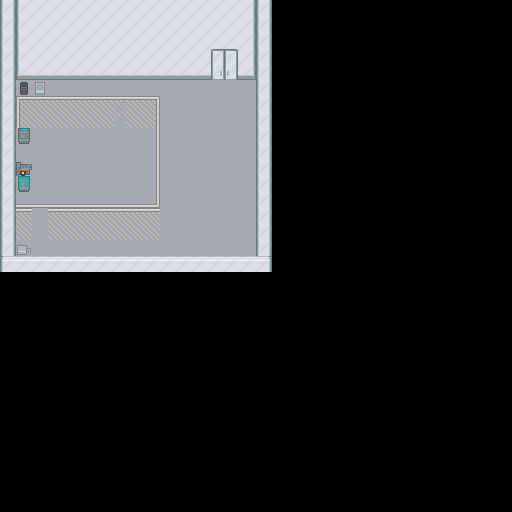

Below is a game level as drawn by its tile map, then a one-line description and the .tmx file that defines it, in full:
An orthogonal 32x32 tile map with 16x16 px tiles, 3 tile layers (ground, objects, hanging).

<map version="1.0" orientation="orthogonal" renderorder="right-down" width="32" height="32" tilewidth="16" tileheight="16" nextobjectid="1">
 <tileset firstgid="1" name="roguelikeCity" tilewidth="16" tileheight="16" spacing="1" tilecount="1036" columns="37">
  <image source="Tiles/roguelikeCity_magenta.png" width="628" height="475" />
 </tileset>
 <layer name="ground" width="32" height="32">
  <data encoding="csv">
346,347,348,348,348,348,348,348,348,348,348,348,348,348,348,349,346,0,0,0,0,0,0,0,0,0,0,0,0,0,0,0,
346,347,348,348,348,348,348,348,348,348,348,348,348,348,348,349,346,0,0,0,0,0,0,0,0,0,0,0,0,0,0,0,
346,347,348,348,348,348,348,348,348,348,348,348,348,348,348,349,346,0,0,0,0,0,0,0,0,0,0,0,0,0,0,0,
346,347,348,348,348,348,348,348,348,348,348,348,348,348,348,349,346,0,0,0,0,0,0,0,0,0,0,0,0,0,0,0,
346,384,385,385,385,385,385,385,385,385,385,385,385,385,385,386,346,0,0,0,0,0,0,0,0,0,0,0,0,0,0,0,
346,23,23,23,23,23,23,23,23,23,23,23,23,23,23,23,346,0,0,0,0,0,0,0,0,0,0,0,0,0,0,0,
346,23,23,23,23,23,23,23,23,23,23,23,23,23,23,23,346,0,0,0,0,0,0,0,0,0,0,0,0,0,0,0,
346,23,23,23,23,23,23,23,23,23,23,23,23,23,23,23,346,0,0,0,0,0,0,0,0,0,0,0,0,0,0,0,
346,23,23,23,23,23,23,23,23,23,23,23,23,23,23,23,346,0,0,0,0,0,0,0,0,0,0,0,0,0,0,0,
346,23,23,23,23,23,23,23,23,23,23,23,23,23,23,23,346,0,0,0,0,0,0,0,0,0,0,0,0,0,0,0,
346,23,23,23,23,23,23,23,23,23,23,23,23,23,23,23,346,0,0,0,0,0,0,0,0,0,0,0,0,0,0,0,
346,23,23,23,23,23,23,23,23,23,23,23,23,23,23,23,346,0,0,0,0,0,0,0,0,0,0,0,0,0,0,0,
346,23,23,23,23,23,23,23,23,23,23,23,23,23,23,23,346,0,0,0,0,0,0,0,0,0,0,0,0,0,0,0,
346,23,23,23,23,23,23,23,23,23,23,23,23,23,23,23,346,0,0,0,0,0,0,0,0,0,0,0,0,0,0,0,
346,23,23,23,23,23,23,23,23,23,23,23,23,23,23,23,346,0,0,0,0,0,0,0,0,0,0,0,0,0,0,0,
346,23,23,23,23,23,23,23,23,23,23,23,23,23,23,23,346,0,0,0,0,0,0,0,0,0,0,0,0,0,0,0,
421,422,422,422,422,422,422,422,422,422,422,422,422,422,422,422,423,0,0,0,0,0,0,0,0,0,0,0,0,0,0,0,
0,0,0,0,0,0,0,0,0,0,0,0,0,0,0,0,0,0,0,0,0,0,0,0,0,0,0,0,0,0,0,0,
0,0,0,0,0,0,0,0,0,0,0,0,0,0,0,0,0,0,0,0,0,0,0,0,0,0,0,0,0,0,0,0,
0,0,0,0,0,0,0,0,0,0,0,0,0,0,0,0,0,0,0,0,0,0,0,0,0,0,0,0,0,0,0,0,
0,0,0,0,0,0,0,0,0,0,0,0,0,0,0,0,0,0,0,0,0,0,0,0,0,0,0,0,0,0,0,0,
0,0,0,0,0,0,0,0,0,0,0,0,0,0,0,0,0,0,0,0,0,0,0,0,0,0,0,0,0,0,0,0,
0,0,0,0,0,0,0,0,0,0,0,0,0,0,0,0,0,0,0,0,0,0,0,0,0,0,0,0,0,0,0,0,
0,0,0,0,0,0,0,0,0,0,0,0,0,0,0,0,0,0,0,0,0,0,0,0,0,0,0,0,0,0,0,0,
0,0,0,0,0,0,0,0,0,0,0,0,0,0,0,0,0,0,0,0,0,0,0,0,0,0,0,0,0,0,0,0,
0,0,0,0,0,0,0,0,0,0,0,0,0,0,0,0,0,0,0,0,0,0,0,0,0,0,0,0,0,0,0,0,
0,0,0,0,0,0,0,0,0,0,0,0,0,0,0,0,0,0,0,0,0,0,0,0,0,0,0,0,0,0,0,0,
0,0,0,0,0,0,0,0,0,0,0,0,0,0,0,0,0,0,0,0,0,0,0,0,0,0,0,0,0,0,0,0,
0,0,0,0,0,0,0,0,0,0,0,0,0,0,0,0,0,0,0,0,0,0,0,0,0,0,0,0,0,0,0,0,
0,0,0,0,0,0,0,0,0,0,0,0,0,0,0,0,0,0,0,0,0,0,0,0,0,0,0,0,0,0,0,0,
0,0,0,0,0,0,0,0,0,0,0,0,0,0,0,0,0,0,0,0,0,0,0,0,0,0,0,0,0,0,0,0,
0,0,0,0,0,0,0,0,0,0,0,0,0,0,0,0,0,0,0,0,0,0,0,0,0,0,0,0,0,0,0,0
</data>
 </layer>
 <layer name="objects" width="32" height="32">
  <data encoding="csv">
0,0,0,0,0,0,0,0,0,0,0,0,0,0,0,0,0,0,0,0,0,0,0,0,0,0,0,0,0,0,0,0,
0,0,0,0,0,0,0,0,0,0,0,0,0,0,0,0,0,0,0,0,0,0,0,0,0,0,0,0,0,0,0,0,
0,0,0,0,0,0,0,0,0,0,0,0,0,0,0,0,0,0,0,0,0,0,0,0,0,0,0,0,0,0,0,0,
0,0,0,0,0,0,0,0,0,0,0,0,0,914,915,0,0,0,0,0,0,0,0,0,0,0,0,0,0,0,0,0,
0,0,0,0,0,0,0,0,0,0,0,0,0,951,952,0,0,0,0,0,0,0,0,0,0,0,0,0,0,0,0,0,
0,497,546,0,0,0,0,0,0,0,0,0,0,0,0,0,0,0,0,0,0,0,0,0,0,0,0,0,0,0,0,0,
0,645,646,646,646,646,646,647,646,646,0,0,0,0,0,0,0,0,0,0,0,0,0,0,0,0,0,0,0,0,0,0,
0,682,683,683,683,683,683,684,683,683,0,0,0,0,0,0,0,0,0,0,0,0,0,0,0,0,0,0,0,0,0,0,
0,322,0,0,0,0,0,0,0,0,0,0,0,0,0,0,0,0,0,0,0,0,0,0,0,0,0,0,0,0,0,0,
0,0,0,0,0,0,0,0,0,0,0,0,0,0,0,0,0,0,0,0,0,0,0,0,0,0,0,0,0,0,0,0,
0,550,0,0,0,0,0,0,0,0,0,0,0,0,0,0,0,0,0,0,0,0,0,0,0,0,0,0,0,0,0,0,
0,321,0,0,0,0,0,0,0,0,0,0,0,0,0,0,0,0,0,0,0,0,0,0,0,0,0,0,0,0,0,0,
0,0,0,0,0,0,0,0,0,0,0,0,0,0,0,0,0,0,0,0,0,0,0,0,0,0,0,0,0,0,0,0,
0,646,0,646,646,646,646,646,646,646,0,0,0,0,0,0,0,0,0,0,0,0,0,0,0,0,0,0,0,0,0,0,
0,683,0,683,683,683,683,683,683,683,0,0,0,0,0,0,0,0,0,0,0,0,0,0,0,0,0,0,0,0,0,0,
0,547,0,0,0,0,0,0,0,0,0,0,0,0,0,0,0,0,0,0,0,0,0,0,0,0,0,0,0,0,0,0,
0,0,0,0,0,0,0,0,0,0,0,0,0,0,0,0,0,0,0,0,0,0,0,0,0,0,0,0,0,0,0,0,
0,0,0,0,0,0,0,0,0,0,0,0,0,0,0,0,0,0,0,0,0,0,0,0,0,0,0,0,0,0,0,0,
0,0,0,0,0,0,0,0,0,0,0,0,0,0,0,0,0,0,0,0,0,0,0,0,0,0,0,0,0,0,0,0,
0,0,0,0,0,0,0,0,0,0,0,0,0,0,0,0,0,0,0,0,0,0,0,0,0,0,0,0,0,0,0,0,
0,0,0,0,0,0,0,0,0,0,0,0,0,0,0,0,0,0,0,0,0,0,0,0,0,0,0,0,0,0,0,0,
0,0,0,0,0,0,0,0,0,0,0,0,0,0,0,0,0,0,0,0,0,0,0,0,0,0,0,0,0,0,0,0,
0,0,0,0,0,0,0,0,0,0,0,0,0,0,0,0,0,0,0,0,0,0,0,0,0,0,0,0,0,0,0,0,
0,0,0,0,0,0,0,0,0,0,0,0,0,0,0,0,0,0,0,0,0,0,0,0,0,0,0,0,0,0,0,0,
0,0,0,0,0,0,0,0,0,0,0,0,0,0,0,0,0,0,0,0,0,0,0,0,0,0,0,0,0,0,0,0,
0,0,0,0,0,0,0,0,0,0,0,0,0,0,0,0,0,0,0,0,0,0,0,0,0,0,0,0,0,0,0,0,
0,0,0,0,0,0,0,0,0,0,0,0,0,0,0,0,0,0,0,0,0,0,0,0,0,0,0,0,0,0,0,0,
0,0,0,0,0,0,0,0,0,0,0,0,0,0,0,0,0,0,0,0,0,0,0,0,0,0,0,0,0,0,0,0,
0,0,0,0,0,0,0,0,0,0,0,0,0,0,0,0,0,0,0,0,0,0,0,0,0,0,0,0,0,0,0,0,
0,0,0,0,0,0,0,0,0,0,0,0,0,0,0,0,0,0,0,0,0,0,0,0,0,0,0,0,0,0,0,0,
0,0,0,0,0,0,0,0,0,0,0,0,0,0,0,0,0,0,0,0,0,0,0,0,0,0,0,0,0,0,0,0,
0,0,0,0,0,0,0,0,0,0,0,0,0,0,0,0,0,0,0,0,0,0,0,0,0,0,0,0,0,0,0,0
</data>
 </layer>
 <layer name="hanging" width="32" height="32">
  <data encoding="csv">
0,0,0,0,0,0,0,0,0,0,0,0,0,0,0,0,0,0,0,0,0,0,0,0,0,0,0,0,0,0,0,0,
0,0,0,0,0,0,0,0,0,0,0,0,0,0,0,0,0,0,0,0,0,0,0,0,0,0,0,0,0,0,0,0,
0,0,0,0,0,0,0,0,0,0,0,0,0,0,0,0,0,0,0,0,0,0,0,0,0,0,0,0,0,0,0,0,
0,0,0,0,0,0,0,0,0,0,0,0,0,0,0,0,0,0,0,0,0,0,0,0,0,0,0,0,0,0,0,0,
0,0,0,0,0,0,0,0,0,0,0,0,0,0,0,0,0,0,0,0,0,0,0,0,0,0,0,0,0,0,0,0,
0,0,0,0,0,0,0,0,0,0,0,0,0,0,0,0,0,0,0,0,0,0,0,0,0,0,0,0,0,0,0,0,
0,0,0,0,0,0,0,0,0,654,0,0,0,0,0,0,0,0,0,0,0,0,0,0,0,0,0,0,0,0,0,0,
0,0,0,0,0,0,0,0,0,691,0,0,0,0,0,0,0,0,0,0,0,0,0,0,0,0,0,0,0,0,0,0,
0,0,0,0,0,0,0,0,0,691,0,0,0,0,0,0,0,0,0,0,0,0,0,0,0,0,0,0,0,0,0,0,
0,0,0,0,0,0,0,0,0,691,0,0,0,0,0,0,0,0,0,0,0,0,0,0,0,0,0,0,0,0,0,0,
0,0,0,0,0,0,0,0,0,691,0,0,0,0,0,0,0,0,0,0,0,0,0,0,0,0,0,0,0,0,0,0,
0,0,0,0,0,0,0,0,0,691,0,0,0,0,0,0,0,0,0,0,0,0,0,0,0,0,0,0,0,0,0,0,
0,726,726,726,726,726,726,726,726,728,0,0,0,0,0,0,0,0,0,0,0,0,0,0,0,0,0,0,0,0,0,0,
0,0,0,0,0,0,0,0,0,0,0,0,0,0,0,0,0,0,0,0,0,0,0,0,0,0,0,0,0,0,0,0,
0,0,0,0,0,0,0,0,0,0,0,0,0,0,0,0,0,0,0,0,0,0,0,0,0,0,0,0,0,0,0,0,
0,0,0,0,0,0,0,0,0,0,0,0,0,0,0,0,0,0,0,0,0,0,0,0,0,0,0,0,0,0,0,0,
0,0,0,0,0,0,0,0,0,0,0,0,0,0,0,0,0,0,0,0,0,0,0,0,0,0,0,0,0,0,0,0,
0,0,0,0,0,0,0,0,0,0,0,0,0,0,0,0,0,0,0,0,0,0,0,0,0,0,0,0,0,0,0,0,
0,0,0,0,0,0,0,0,0,0,0,0,0,0,0,0,0,0,0,0,0,0,0,0,0,0,0,0,0,0,0,0,
0,0,0,0,0,0,0,0,0,0,0,0,0,0,0,0,0,0,0,0,0,0,0,0,0,0,0,0,0,0,0,0,
0,0,0,0,0,0,0,0,0,0,0,0,0,0,0,0,0,0,0,0,0,0,0,0,0,0,0,0,0,0,0,0,
0,0,0,0,0,0,0,0,0,0,0,0,0,0,0,0,0,0,0,0,0,0,0,0,0,0,0,0,0,0,0,0,
0,0,0,0,0,0,0,0,0,0,0,0,0,0,0,0,0,0,0,0,0,0,0,0,0,0,0,0,0,0,0,0,
0,0,0,0,0,0,0,0,0,0,0,0,0,0,0,0,0,0,0,0,0,0,0,0,0,0,0,0,0,0,0,0,
0,0,0,0,0,0,0,0,0,0,0,0,0,0,0,0,0,0,0,0,0,0,0,0,0,0,0,0,0,0,0,0,
0,0,0,0,0,0,0,0,0,0,0,0,0,0,0,0,0,0,0,0,0,0,0,0,0,0,0,0,0,0,0,0,
0,0,0,0,0,0,0,0,0,0,0,0,0,0,0,0,0,0,0,0,0,0,0,0,0,0,0,0,0,0,0,0,
0,0,0,0,0,0,0,0,0,0,0,0,0,0,0,0,0,0,0,0,0,0,0,0,0,0,0,0,0,0,0,0,
0,0,0,0,0,0,0,0,0,0,0,0,0,0,0,0,0,0,0,0,0,0,0,0,0,0,0,0,0,0,0,0,
0,0,0,0,0,0,0,0,0,0,0,0,0,0,0,0,0,0,0,0,0,0,0,0,0,0,0,0,0,0,0,0,
0,0,0,0,0,0,0,0,0,0,0,0,0,0,0,0,0,0,0,0,0,0,0,0,0,0,0,0,0,0,0,0,
0,0,0,0,0,0,0,0,0,0,0,0,0,0,0,0,0,0,0,0,0,0,0,0,0,0,0,0,0,0,0,0
</data>
 </layer>
</map>
